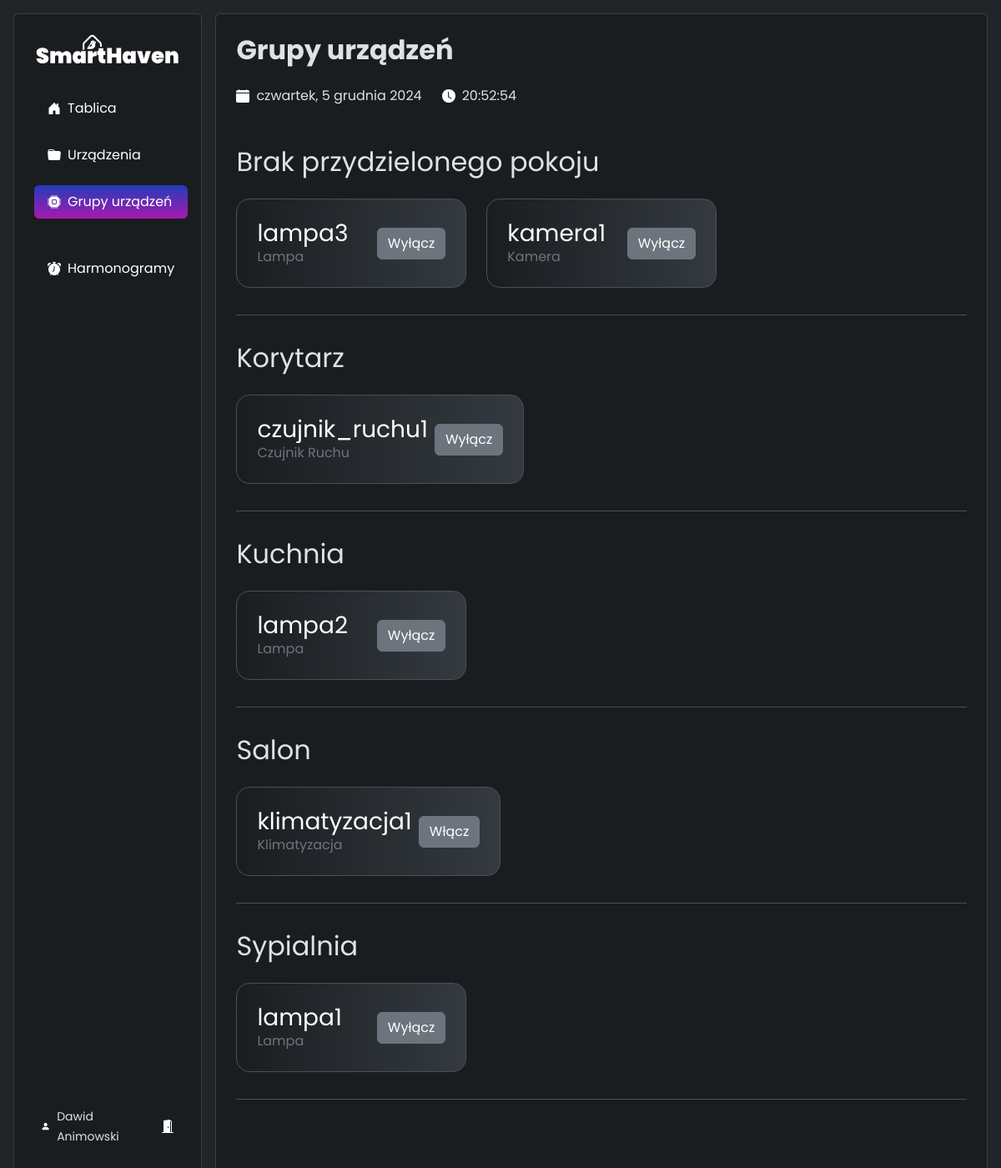
/app/groups, run on the app's committed database.
### tables this page shows
CREATE TABLE `DeviceParameter` (
  `DeviceID` int NOT NULL,
  `ParameterID` int NOT NULL,
  `Value` varchar(100) DEFAULT NULL,
  PRIMARY KEY (`DeviceID`,`ParameterID`),
  KEY `ParameterID` (`ParameterID`),
  CONSTRAINT `DeviceParameter_ibfk_1` FOREIGN KEY (`DeviceID`) REFERENCES `Device` (`DeviceID`) ON DELETE CASCADE,
  CONSTRAINT `DeviceParameter_ibfk_2` FOREIGN KEY (`ParameterID`) REFERENCES `Parameter` (`ParameterID`) ON DELETE CASCADE
);

CREATE TABLE `Device` (
  `DeviceID` int NOT NULL AUTO_INCREMENT,
  `DeviceTypeID` int DEFAULT NULL,
  `DeviceName` varchar(100) NOT NULL,
  `Location` varchar(100) DEFAULT NULL,
  PRIMARY KEY (`DeviceID`),
  KEY `DeviceTypeID` (`DeviceTypeID`),
  CONSTRAINT `Device_ibfk_1` FOREIGN KEY (`DeviceTypeID`) REFERENCES `DeviceType` (`DeviceTypeID`) ON DELETE SET NULL
);

CREATE TABLE `DeviceType` (
  `DeviceTypeID` int NOT NULL AUTO_INCREMENT,
  `TypeName` varchar(100) NOT NULL,
  `Description` text,
  PRIMARY KEY (`DeviceTypeID`)
);

### Autoloader.php (called while the page is built, shortened)
<?php
class Autoloader
{
    private static array $directories = [];
    public static function register(string $baseNamespace, string $directory): void
    {
        $directory = rtrim($directory, '/\\').DIRECTORY_SEPARATOR;
        self::$directories[$baseNamespace] = $directory;
    }
    public static function autoload(string $className): void
    {
        foreach (self::$directories as $baseNamespace => $directory) {
            if (str_starts_with($className, $baseNamespace)) {
                $className = substr($className, strlen($baseNamespace));
                $className = ltrim($className, '\\');
                $path = str_replace('\\', DIRECTORY_SEPARATOR, $className);
                $file = $directory.$path.'.php';
                if (file_exists($file)) {
                    return;
                }
            }
        }
    }
}

### Services/DeviceService.php (called while the page is built, shortened)
<?php
class DeviceService
{
    private DatabaseConnection $db;
    private DeviceTypeService $deviceTypeService;
    public function __construct(DatabaseConnection $db)
    {
        $this->db = $db;
        $this->deviceTypeService = new DeviceTypeService($db);
    }
    private function getDeviceStatus(int $deviceId): bool
    {
        $query = "SELECT Value FROM DeviceParameter WHERE DeviceID = :deviceId AND ParameterID = 1";
        $params = [':deviceId' => $deviceId];
        try {
            $result = $this->db->query($query, $params);
            if (count($result) > 0) {
                return $result[0]['Value'] === '1';
            }
            return false;
        } catch (Exception $e) {
            echo $e->getMessage();
            return false;
        }
    }
    public function getDevicesGroupedByLocations(): array
    {
        $devicesQuery = "
        SELECT d.DeviceID, d.DeviceName, d.DeviceTypeID,
               COALESCE(d.Location, 'Brak przydzielonego pokoju') AS Location,
               dp.Value AS Status
        FROM Device d
        JOIN DeviceParameter dp ON d.DeviceID = dp.DeviceID
        WHERE dp.ParameterID = 1
        ORDER BY d.Location;";
        return $this->queryToArray($devicesQuery, []);
    }
    private function queryToArray(string $query, array $params = []): array
    {
        try {
            $devicesData = $this->db->query($query, $params);
        } catch (Exception $e) {
            echo $e->getMessage();
            return [];
        }
        $deviceList = [];
        foreach ($devicesData as $deviceData) {
            $deviceType = $this->deviceTypeService->getDeviceTypeById($deviceData['DeviceTypeID']);
            $status = $this->getDeviceStatus($deviceData['DeviceID']);
            $deviceList[] = new Device(
                $deviceData['DeviceID'],
                $deviceData['DeviceName'],
                $deviceType,
                $deviceData['Location'],
                $status
            );
        }
        return $deviceList;
    }
}

### Lib/DatabaseConnection.php (called while the page is built, shortened)
<?php
class DatabaseConnection
{
    private ?PDO $pdo;
    private string $dsn = 'mysql:host=db;port=3306;dbname=smarthaven';
    private string $username = 'smarthaven';
    private string $password = 'smarthaven';
    private function openConnection()
    {
        $this->pdo = new PDO($this->dsn, $this->username, $this->password);
    }
    private function closeConnection(): void
    {
        $this->pdo = null;
    }
    public function query(string $query, array $params = []): array
    {
        $statement = $this->pdo->prepare($query);
        $statement->execute($params);
        $result = $statement->fetchAll(PDO::FETCH_ASSOC);
        return $result;
    }
}
?>

### Entity/Device.php (called while the page is built, shortened)
<?php
class Device
{
    private int $id;
    private string $name;
    private DeviceType $type;
    private ?string $room;
    private bool $state;
    public function __construct(int $id, string $name, DeviceType $type, ?string $room, bool $state)
    {
        $this->id = $id;
        $this->name = $name;
        $this->type = $type;
        $this->room = $room;
        $this->state = $state;
    }
    public function getId(): int
    {
        return $this->id;
    }
    public function getName(): string
    {
        return $this->name;
    }
    public function getRoom(): ?string
    {
        return $this->room;
    }
    public function getState(): bool
    {
        return $this->state;
    }
    public function getType(): DeviceType
    {
        return $this->type;
    }
}

### Entity/DeviceType.php (called while the page is built, shortened)
<?php
class DeviceType {
    private string $name;
    public function __construct(int $id, string $name, ?string $description) {
        $this->name = $name;
    }
    public function getName(): string {
        return $this->name;
    }
}

### Services/DeviceTypeService.php (called while the page is built, shortened)
<?php
require_once './Entity/DeviceType.php';
require_once './Lib/DatabaseConnection.php';
class DeviceTypeService
{
    private DatabaseConnection $db;
    public function __construct(DatabaseConnection $db)
    {
        $this->db = $db;
    }
    public function getDeviceTypeById(int $id): ?DeviceType
    {
        $query = 'SELECT DeviceTypeID, TypeName, Description FROM DeviceType WHERE DeviceTypeID = :id';
        $params = [':id' => $id];
        try {
            $deviceTypeData = $this->db->query($query, $params)[0];
            return new DeviceType(
                $deviceTypeData['DeviceTypeID'],
                $deviceTypeData['TypeName'],
                $deviceTypeData['Description']
            );
        } catch (Exception $e) {
            echo $e->getMessage();
            return null;
        }
    }
}

### UI/components/Groups.php (the view, shortened to what this page needs)
<?php
class Groups implements UIElement
{
    private array $devices = [];
    public function __construct(DatabaseConnection $db)
    {
        $this->deviceService = new DeviceService($db);
        $this->devices = $this->deviceService->getDevicesGroupedByLocations();
    }
    public function render(): string
    {
        $header = new Header('Grupy urządzeń');
        $html = $header->render();
        $html .= "<div class='d-flex flex-column py-5 gap-3'>";
        $rooms = [];
        foreach ($this->devices as $device) {
            $roomName = $device->getRoom();
            if (!isset($rooms[$roomName])) {
                $rooms[$roomName] = [];
            }
            $rooms[$roomName][] = $device;
        }
        foreach ($rooms as $roomName => $devices) {
            $html .= "<div>";
            $html .= "<h2>".htmlspecialchars($roomName)."</h2>";
            $html .= "<div class='d-grid gap-4 devices py-3'>";
            foreach ($devices as $device) {
                $toggleBtn = new ToggleDevice($device);
                $deviceType = $device->getType();
                $html .= "
                    <div class='rounded-4 p-4 device-card d-flex gap-2 justify-content-between align-items-center text-decoration-none text-white'>
                        <div class='d-flex flex-column justify-content-center'>
                            <h3 class='mb-0 text-truncate'>".htmlspecialchars($device->getName())."</h3>
                            <p class='mb-0 text-secondary'>".htmlspecialchars($deviceType->getName())."</p>
                        </div>
                        ".$toggleBtn->render()."
                    </div>
                ";
            }
            $html .= "</div><hr></div>";
        }
        $html .= "</div>";
        return $html;
    }
}

### UI/components/ToggleDevice.php (shortened to what this page needs)
<?php
class ToggleDevice implements UIElement
{
    private Device $device;
    public function __construct(Device $device)
    {
        $this->device = $device;
    }
    function render(): string
    {
        $html = "";
        $status = $this->device->getState();
        $toggleText = $status == 1 ? 'Wyłącz' : 'Włącz';
        $newStatus = $status ? 0 : 1;
        $html .= "
        <button class='btn btn-secondary toggleDevice' data-device-id='".$this->device->getId()."' data-new-status='".$newStatus."'>".$toggleText."</button>
        ";
        return $html;
    }
}
?>

### data on the page
deviceparameter: DeviceID.DeviceName "lampa3", toggleText "Wyłącz"
devicetype: TypeName "Lampa"
deviceparameter: DeviceID.DeviceName "kamera1", toggleText "Wyłącz"
devicetype: TypeName "Kamera"
deviceparameter: DeviceID.DeviceName "czujnik_ruchu1", toggleText "Wyłącz"
devicetype: TypeName "Czujnik Ruchu"
deviceparameter: DeviceID.DeviceName "lampa2", toggleText "Wyłącz"
deviceparameter: DeviceID.DeviceName "klimatyzacja1", toggleText "Włącz"
devicetype: TypeName "Klimatyzacja"
deviceparameter: roomName "Sypialnia", DeviceID.DeviceName "lampa1", toggleText "Wyłącz"

### other printed values
$this->title "Grupy urządzeń"
$roomName "Brak przydzielonego pokoju"
$roomName "Korytarz"
$roomName "Kuchnia"
$roomName "Salon"
